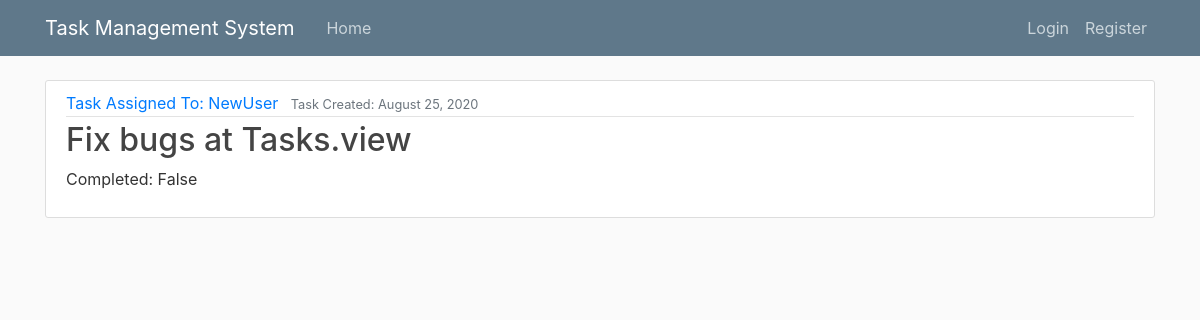
Page /task/8 on the committed database.
### tasks/models.py (models this page shows, shortened)
class Task(models.Model):
    title = models.TextField()
    assigned_to = models.ForeignKey(User, on_delete=models.CASCADE)
    completed = models.BooleanField(default=False)
    date_posted = models.DateTimeField(default=timezone.now)

### tasks/views.py (the view)
# urls.py: path('task/<int:pk>', TaskDetailView.as_view(), name='task-detail'),
class TaskDetailView(DetailView):
    model = Task

### tasks/templates/tasks/task_detail.html (shortened to what this page needs)
{% extends "tasks/base.html" %}
{% block content %}
    <article class="media content-section">
      <div class="media-body">
        <div class="article-metadata">
          <a class="mr-2">Task Assigned To: {{ object.assigned_to }}</a>
          <small class="text-muted">Task Created: {{ object.date_posted|date:"F d, Y" }}</small>
        </div>
        <h2 class="article-title">{{ object.title }}</h2>
        <p class="article-content">Completed: {{ object.completed }}</p>
      </div>
    </article>
{% endblock content %}

### tasks/static/tasks/main.css (style rules this page uses)
body { background: #fafafa; color: #333333; margin-top: 5rem; }
h1, h2, h3, h4, h5, h6 { color: #444444; }
.content-section { background: #ffffff; padding: 10px 20px; border: 1px solid #dddddd; border-radius: 3px; margin-bottom: 20px; }
.article-title { color: #444444; }
.article-content { white-space: pre-line; }
.article-metadata { padding-bottom: 1px; margin-bottom: 4px; border-bottom: 1px solid #e3e3e3 }

### rows in the picture
Task: assigned_to "NewUser", date_posted "August 25, 2020", title "Fix bugs at Tasks.view", completed "False"
